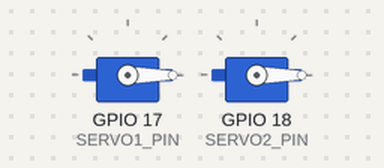
The sketch below on a simulated ESP32. Parts: 2 × servo. What the sketch prints to the serial monitor is not drawn.

Above: at 3.05 s.
At 9.0 s:
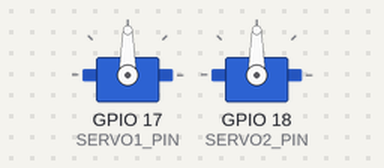
Timing chart, 0 to 10.8 s (numbered marks = the images above):
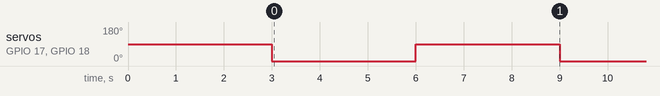

The sketch:

corehex_tester.ino
```cpp
/*
 * CoreHex Tester — ТЕСТ 2 СЕРВО (GPIO 17, 18), без моторов
 *
 * Просто проверка что серво на 17 и 18 работают.
 *
 * Подключение:
 *   GPIO 17 → signal серво 1
 *   GPIO 18 → signal серво 2
 *   V+ → внешний 5-6V
 *   GND → общий с ESP32
 *
 * Поведение: оба серво синхронно 0° ↔ 90° каждые 3 сек.
 *
 * Библиотека: ESP32Servo by Kevin Harrington
 */

#include <ESP32Servo.h>

#define SERVO1_PIN  17
#define SERVO2_PIN  18

#define PULSE_MIN_US  500
#define PULSE_MAX_US  2500

Servo servo1;
Servo servo2;

void setup() {
  Serial.begin(115200);
  delay(3000);
  Serial.println("\n=== CoreHex Tester — 2 серво (GPIO 17, 18) ===");

  ESP32PWM::allocateTimer(0);
  ESP32PWM::allocateTimer(1);
  ESP32PWM::allocateTimer(2);
  ESP32PWM::allocateTimer(3);

  servo1.setPeriodHertz(50);
  servo1.attach(SERVO1_PIN, PULSE_MIN_US, PULSE_MAX_US);
  servo2.setPeriodHertz(50);
  servo2.attach(SERVO2_PIN, PULSE_MIN_US, PULSE_MAX_US);

  Serial.print("[INIT] GPIO ");
  Serial.print(SERVO1_PIN); Serial.print(" + ");
  Serial.println(SERVO2_PIN);
}

void loop() {
  servo1.write(0);
  servo2.write(0);
  Serial.println("[BOTH] → 0°");
  delay(3000);

  servo1.write(90);
  servo2.write(90);
  Serial.println("[BOTH] → 90°");
  delay(3000);
}
```

Measured:
- by itself, servo on GPIO 17 (SERVO1_PIN), servo on GPIO 18 (SERVO2_PIN): alternates 90° for 3.0 s and 0° for 3.0 s
